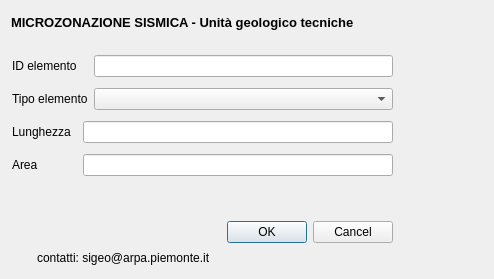
<?xml version="1.0" encoding="UTF-8"?>
<ui version="4.0">
 <class>Dialog</class>
 <widget class="QDialog" name="Dialog">
  <property name="geometry">
   <rect>
    <x>0</x>
    <y>0</y>
    <width>494</width>
    <height>279</height>
   </rect>
  </property>
  <property name="minimumSize">
   <size>
    <width>494</width>
    <height>279</height>
   </size>
  </property>
  <property name="font">
   <font>
    <family>Arial</family>
   </font>
  </property>
  <property name="windowTitle">
   <string>Dialog</string>
  </property>
  <widget class="QWidget" name="layoutWidget">
   <property name="geometry">
    <rect>
     <x>11</x>
     <y>11</y>
     <width>381</width>
     <height>22</height>
    </rect>
   </property>
   <layout class="QHBoxLayout" name="horizontalLayout">
    <item>
     <widget class="QLabel" name="label_6">
      <property name="font">
       <font>
        <pointsize>10</pointsize>
        <weight>75</weight>
        <bold>true</bold>
       </font>
      </property>
      <property name="text">
       <string>MICROZONAZIONE SISMICA - Unità geologico tecniche</string>
      </property>
     </widget>
    </item>
    <item>
     <spacer name="horizontalSpacer">
      <property name="orientation">
       <enum>Qt::Horizontal</enum>
      </property>
      <property name="sizeHint" stdset="0">
       <size>
        <width>40</width>
        <height>20</height>
       </size>
      </property>
     </spacer>
    </item>
   </layout>
  </widget>
  <widget class="QWidget" name="layoutWidget">
   <property name="geometry">
    <rect>
     <x>11</x>
     <y>221</y>
     <width>382</width>
     <height>45</height>
    </rect>
   </property>
   <layout class="QGridLayout" name="gridLayout">
    <item row="0" column="0" rowspan="2">
     <widget class="QLabel" name="label_10">
      <property name="text">
       <string/>
      </property>
      <property name="pixmap">
       <pixmap>resources/arpa.gif</pixmap>
      </property>
     </widget>
    </item>
    <item row="0" column="1" rowspan="2">
     <widget class="QLabel" name="label_16">
      <property name="text">
       <string/>
      </property>
      <property name="pixmap">
       <pixmap>resources/rp.gif</pixmap>
      </property>
     </widget>
    </item>
    <item row="0" column="2">
     <widget class="QDialogButtonBox" name="buttonBox">
      <property name="orientation">
       <enum>Qt::Horizontal</enum>
      </property>
      <property name="standardButtons">
       <set>QDialogButtonBox::Cancel|QDialogButtonBox::Ok</set>
      </property>
     </widget>
    </item>
    <item row="1" column="2">
     <widget class="QLabel" name="label_17">
      <property name="text">
       <string>contatti: sigeo@arpa.piemonte.it</string>
      </property>
     </widget>
    </item>
   </layout>
  </widget>
  <widget class="QWidget" name="layoutWidget">
   <property name="geometry">
    <rect>
     <x>12</x>
     <y>50</y>
     <width>381</width>
     <height>131</height>
    </rect>
   </property>
   <layout class="QGridLayout" name="gridLayout_2">
    <item row="0" column="0">
     <widget class="QLabel" name="label_3">
      <property name="toolTip">
       <string/>
      </property>
      <property name="statusTip">
       <string/>
      </property>
      <property name="whatsThis">
       <string/>
      </property>
      <property name="text">
       <string>ID elemento</string>
      </property>
     </widget>
    </item>
    <item row="0" column="2">
     <widget class="QLineEdit" name="id_gt">
      <property name="toolTip">
       <string extracomment="pippo"/>
      </property>
      <property name="whatsThis">
       <string/>
      </property>
     </widget>
    </item>
    <item row="1" column="0" colspan="2">
     <widget class="QLabel" name="label">
      <property name="text">
       <string>Tipo elemento</string>
      </property>
     </widget>
    </item>
    <item row="1" column="2">
     <widget class="QComboBox" name="tipo_gt"/>
    </item>
    <item row="2" column="0">
     <widget class="QLabel" name="label_5">
      <property name="toolTip">
       <string/>
      </property>
      <property name="statusTip">
       <string/>
      </property>
      <property name="whatsThis">
       <string/>
      </property>
      <property name="text">
       <string>Lunghezza</string>
      </property>
     </widget>
    </item>
    <item row="2" column="1" colspan="2">
     <widget class="QLineEdit" name="shape_leng">
      <property name="toolTip">
       <string extracomment="pippo"/>
      </property>
      <property name="whatsThis">
       <string/>
      </property>
     </widget>
    </item>
    <item row="3" column="0">
     <widget class="QLabel" name="label_7">
      <property name="toolTip">
       <string/>
      </property>
      <property name="statusTip">
       <string/>
      </property>
      <property name="whatsThis">
       <string/>
      </property>
      <property name="text">
       <string>Area</string>
      </property>
     </widget>
    </item>
    <item row="3" column="1" colspan="2">
     <widget class="QLineEdit" name="shape_area">
      <property name="toolTip">
       <string extracomment="pippo"/>
      </property>
      <property name="whatsThis">
       <string/>
      </property>
     </widget>
    </item>
   </layout>
  </widget>
  <zorder>layoutWidget</zorder>
  <zorder>layoutWidget</zorder>
  <zorder>layoutWidget</zorder>
 </widget>
 <resources/>
 <connections>
  <connection>
   <sender>buttonBox</sender>
   <signal>accepted()</signal>
   <receiver>Dialog</receiver>
   <slot>accept()</slot>
   <hints>
    <hint type="sourcelabel">
     <x>248</x>
     <y>254</y>
    </hint>
    <hint type="destinationlabel">
     <x>157</x>
     <y>274</y>
    </hint>
   </hints>
  </connection>
  <connection>
   <sender>buttonBox</sender>
   <signal>rejected()</signal>
   <receiver>Dialog</receiver>
   <slot>reject()</slot>
   <hints>
    <hint type="sourcelabel">
     <x>316</x>
     <y>260</y>
    </hint>
    <hint type="destinationlabel">
     <x>286</x>
     <y>274</y>
    </hint>
   </hints>
  </connection>
 </connections>
</ui>
